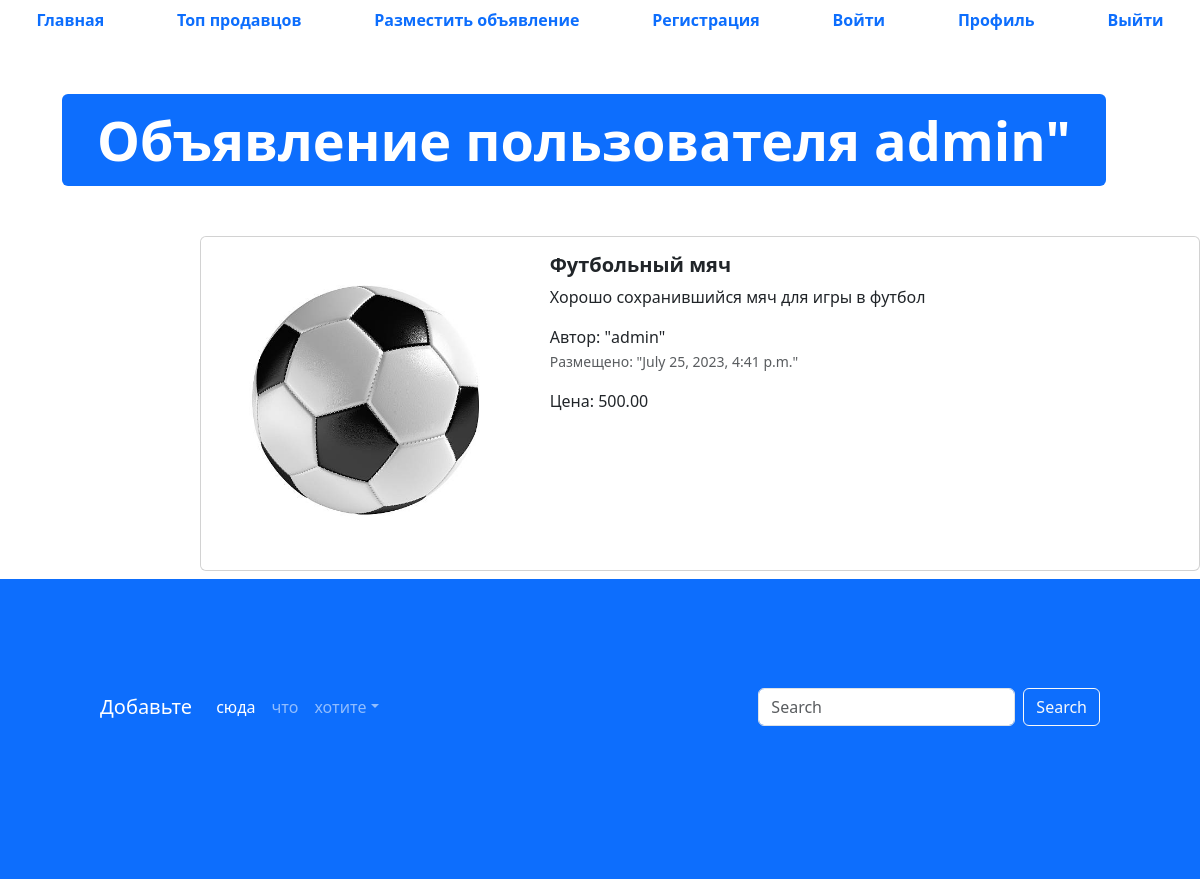
/advertisement/2, run on the app's committed database.
### app_advertisements/models.py (models this page shows, shortened)
class Advertisement(models.Model):
    title = models.CharField('Заголовок', max_length=128, )
    description = models.TextField('Описание')
    price = models.DecimalField('Цена', max_digits=10, decimal_places=2)
    auction = models.BooleanField('Торг', help_text='Отметьте, уместен ли торг')
    created_at = models.DateTimeField(auto_now_add=True)
    updated_at = models.DateTimeField(auto_now=True)
    user = models.ForeignKey(User, verbose_name='Пользователь', on_delete=models.CASCADE)
    image = models.ImageField('Изображение', upload_to='advertisements/')
    class Meta:
        db_table = 'advertisements'

### app_advertisements/views.py (the view)
# urls.py: path('advertisement/<int:pk>', adv_detail, name='adv-detail'),
def adv_detail(request, pk):
    advertisement = Advertisement.objects.get(id=pk)
    context = {'advertisement': advertisement}
    return render(request, 'app_advertisements/advertisement.html', context=context)

### templates/app_advertisements/advertisement.html (shortened to what this page needs)
{% extends 'base.html' %}
{% load static %}
{% block content %}
  <ul class="nav nav-pills sticky-top bg-white nav-fill">
    <li class="nav-item">
      <a class="nav-link" href="index.html">
        <span style="font-weight: bold;">Главная</span>
      </a>
    </li>
    <li class="nav-item">
      <a class="nav-link" href="top-sellers.html"><span style="font-weight: bold;">Топ продавцов</span>
      </a>
    </li>
    <li class="nav-item">
      <a class="nav-link" href="advertisement-post.html">
        <span style="font-weight: bold;">Разместить объявление</span>
      </a>
    </li>
    <li class="nav-item">
      <a class="nav-link" href="register.html">
        <span style="font-weight: bold;">Регистрация</span>
      </a>
    </li>
    <li class="nav-item">
      <a class="nav-link" href="login.html">
        <span style="font-weight: bold;">Войти</span>
      </a>
    </li>
    <li class="nav-item">
      <a class="nav-link" href="profile.html">
        <span style="font-weight: bold;">Профиль</span>
      </a>
    </li>
    <li class="nav-item">
      <a class="nav-link" href="#">
        <span style="font-weight: bold;">Выйти</span>
      </a>
    </li>
  </ul>
  <div class="container" style="margin: 50px;">
    <div class="display-2">
      <span class="badge bg-primary">Объявление пользователя {{ advertisement.user }}"</span>
    </div>
  </div>
  <div class="col offset-2">
    <div class="card mb-2" style="max-width: 1200px; margin-top: 20px;">
      <div class="row g-0">
        <div class="col-md-4">
          <a href="#" class="nav-link">
            <img src="{{ advertisement.image.url }}" class="img-fluid rounded-start" alt="Card title">
          </a>
        </div>
        <div class="col">
          <div class="card-body">
            <h5 class="card-title">
              <a href="#" class="nav-link"><strong>{{ advertisement.title }}</strong></a>
            </h5>
            <p class="card-text">
              {{ advertisement.description }}
            </p>
            <span>Автор: "{{ advertisement.user }}"</span>
            <p class="card-text"><small class="text-muted">Размещено: "{{ advertisement.created_at }}"</small></p>
            <p> Цена: {{ advertisement.price }}</p>
          </div>
        </div>
      </div>
    </div>
  </div>
  <footer style="padding: 100px; min-height: 300px;" class="bg-primary">
    <nav class="navbar navbar-expand-sm navbar-dark">
      <a class="navbar-brand" href="#">Добавьте</a>
      <div class="collapse navbar-collapse" id="collapsibleNavId">
        <ul class="navbar-nav me-auto mt-2 mt-lg-0">
          <li class="nav-item">
            <a class="nav-link active" href="#" aria-current="page">сюда</a>
          </li>
          <li class="nav-item">
            <a class="nav-link" href="#">что</a>
          </li>
          <li class="nav-item dropdown">
            <a class="nav-link dropdown-toggle" href="#" id="dropdownId" data-bs-toggle="dropdown" aria-haspopup="true"
              aria-expanded="false">хотите</a>
          </li>
        </ul>
        <form class="d-flex my-2 my-lg-0">
          <input class="form-control me-sm-2" type="text" placeholder="Search">
          <button class="btn btn-outline-light my-2 my-sm-0" type="submit">Search</button>
        </form>
      </div>
    </nav>
  </footer>
{% endblock %}

### data on the page
Advertisement: user "admin", image (picture), title "Футбольный мяч", description "Хорошо сохранившийся мяч для игры в футбол", created_at "July 25, 2023, 4:41 p.m.", price "500.00"
